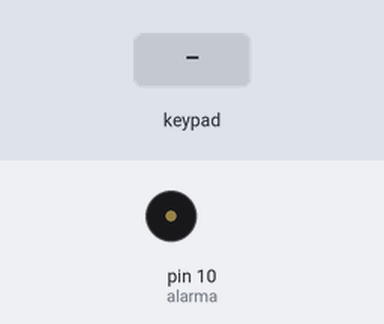
The sketch below on a simulated Arduino Uno, built with avr-gcc and run on an emulated ATmega328P. Shown: buzzer (waves = sounding). Inputs (shaded band) come from the test bench. What the sketch prints to the serial monitor is not drawn.

Above: at 1.2 s.
1.3 s: key '1' pressed
2.8 s: keypad keys 1 2 3 4 D pressed 0.4 s apart
6.3 s: key 'D' pressed
7.9 s: keypad keys 1 2 3 4 D pressed 0.4 s apart
Timing chart, 0 to 10.9 s (numbered marks = the images above; inputs shaded):
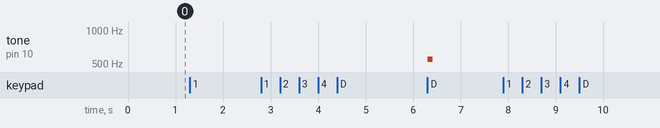

Measured:
- after the input at 1.3 s, every drawn part: stays the same
- after the input at 2.8 s, every drawn part: stays the same
- after the input at 6.3 s, tone on pin 10 (alarma): silent → 550 Hz at once, → silent 0.10 s later
- after the input at 7.9 s, every drawn part: stays the same

The sketch:

arduino-2.ino
```cpp
#include <Keypad.h>

const byte filas = 4;
const byte columnas = 4;
int contador = 0;
String codigo = "1234";
String entrada = "";
int alarma = 10;

char mapa[4][4] = {
  { '1',
    '2',
    '3',
    'A' },
  { '4',
    '5',
    '6',
    'B' },
  { '7',
    '8',
    '9',
    'C' },
  { '*',
    '0',
    '#',
    'D' }
};

byte pinFilas[filas] = {
  9,
  8,
  7,
  6
};
byte pinColumnas[columnas] = {
  5,
  4,
  3,
  2
};

Keypad teclado = Keypad(makeKeymap(mapa), pinFilas, pinColumnas, filas, columnas);

char tecla;

void setup() {
  Serial.begin(9600);
  // Si se muestra en la pantalla serial
  // Serial.println("Ingresa tu clave");
  pinMode(alarma, OUTPUT);
  noTone(alarma);
}

void loop() {
  tecla = teclado.getKey();
  if (tecla) {
    if (tecla == 'D') {
      if (codigo == entrada) {
        // SERIAL ONLY
        // Serial.println("\nClave correcta");
        Serial.write('x');
        contador = 0;
      } else {
        // SERIAL ONLY
        // Serial.println("\nClave incorrecta");
        Serial.write('y');
        contador++;
        if (contador >= 2) {
          // SERIAL ONLY
          // Serial.println("Acceso bloqueado");
          Serial.write('z');
          Alarma();
          contador = 0;
        }
      }
      entrada = "";
      // SERIAL ONLY
      // Serial.println("\nIngresa tu clave");
    } else {
      entrada += tecla;
      Serial.print("*");
    }
  }
}

void Alarma() {
  for (int i = 0; i <= 8; i++) {
    for (int i = 550; i <= 800; i += 25) {
      tone(alarma, i, 100);
    }
    for (int i = 800; i >= 550; i -= 25) {
      tone(alarma, i, 100);
    }
  }
}
```
